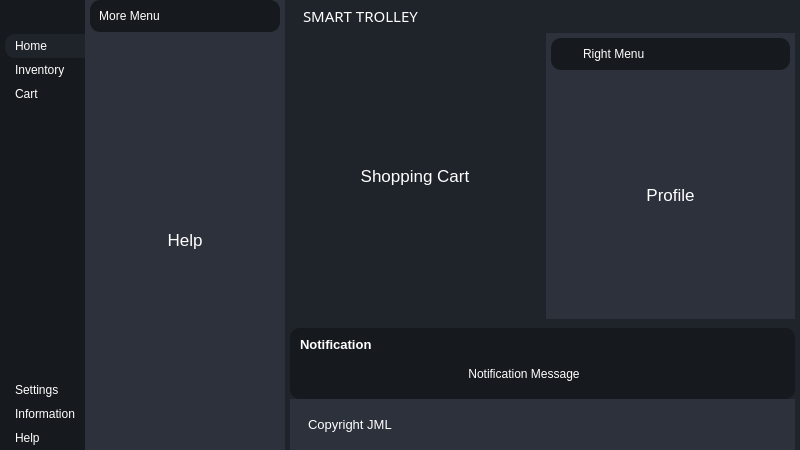
<?xml version="1.0" encoding="UTF-8"?>
<ui version="4.0">
 <class>MainWindow</class>
 <widget class="QMainWindow" name="MainWindow">
  <property name="geometry">
   <rect>
    <x>0</x>
    <y>0</y>
    <width>800</width>
    <height>450</height>
   </rect>
  </property>
  <property name="windowTitle">
   <string>MainWindow</string>
  </property>
  <property name="styleSheet">
   <string notr="true">*{
	border: none;
	background-color: transparent;
	background: transparent;
	padding: 0;
	margin: 0;
	color: #fff;
}

#centralwidget{
	background-color: rgb(31, 35, 42);
}
#LeftMenuSubContainer{
	background-color: rgb(22, 25, 29);
}
#LeftMenuSubContainer QPushButton{
	text-align: left;
	padding: 5px 10px;
	border-top-left-radius: 10px;
	border-bottom-left-radius: 10px;
}

#CenterMenuSubContainer, #RightMenuSubContainer
{
	background-color: #2c313c;
}

#frame_4 , #frame_8, #PopupNotificationContainer{
	background-color: #16191d;
	border-radius: 10px;
}

#headerContainer, #FooterContainer{
	background-color: #2c313c;
}


</string>
  </property>
  <widget class="QWidget" name="centralwidget">
   <property name="styleSheet">
    <string notr="true"/>
   </property>
   <layout class="QHBoxLayout" name="horizontalLayout">
    <property name="spacing">
     <number>0</number>
    </property>
    <property name="leftMargin">
     <number>0</number>
    </property>
    <property name="topMargin">
     <number>0</number>
    </property>
    <property name="rightMargin">
     <number>0</number>
    </property>
    <property name="bottomMargin">
     <number>0</number>
    </property>
    <item alignment="Qt::AlignLeft">
     <widget class="QWidget" name="LeftMenuContainer" native="true">
      <layout class="QVBoxLayout" name="verticalLayout">
       <property name="spacing">
        <number>0</number>
       </property>
       <property name="leftMargin">
        <number>0</number>
       </property>
       <property name="topMargin">
        <number>0</number>
       </property>
       <property name="rightMargin">
        <number>0</number>
       </property>
       <property name="bottomMargin">
        <number>0</number>
       </property>
       <item>
        <widget class="QWidget" name="LeftMenuSubContainer" native="true">
         <layout class="QVBoxLayout" name="verticalLayout_2">
          <property name="spacing">
           <number>0</number>
          </property>
          <property name="leftMargin">
           <number>5</number>
          </property>
          <property name="topMargin">
           <number>0</number>
          </property>
          <property name="rightMargin">
           <number>0</number>
          </property>
          <property name="bottomMargin">
           <number>0</number>
          </property>
          <item alignment="Qt::AlignTop">
           <widget class="QFrame" name="frame">
            <property name="frameShape">
             <enum>QFrame::StyledPanel</enum>
            </property>
            <property name="frameShadow">
             <enum>QFrame::Raised</enum>
            </property>
            <layout class="QHBoxLayout" name="horizontalLayout_2">
             <property name="spacing">
              <number>0</number>
             </property>
             <property name="leftMargin">
              <number>0</number>
             </property>
             <property name="topMargin">
              <number>0</number>
             </property>
             <property name="rightMargin">
              <number>0</number>
             </property>
             <property name="bottomMargin">
              <number>10</number>
             </property>
             <item>
              <widget class="QPushButton" name="menuBtn">
               <property name="toolTip">
                <string>Menu</string>
               </property>
               <property name="text">
                <string/>
               </property>
               <property name="icon">
                <iconset resource="Images/resources.qrc">
                 <normaloff>:/white /White Icons/align-justify.svg</normaloff>:/white /White Icons/align-justify.svg</iconset>
               </property>
               <property name="iconSize">
                <size>
                 <width>24</width>
                 <height>24</height>
                </size>
               </property>
              </widget>
             </item>
            </layout>
           </widget>
          </item>
          <item alignment="Qt::AlignTop">
           <widget class="QFrame" name="frame_2">
            <property name="sizePolicy">
             <sizepolicy hsizetype="Preferred" vsizetype="Preferred">
              <horstretch>0</horstretch>
              <verstretch>0</verstretch>
             </sizepolicy>
            </property>
            <property name="frameShape">
             <enum>QFrame::StyledPanel</enum>
            </property>
            <property name="frameShadow">
             <enum>QFrame::Raised</enum>
            </property>
            <layout class="QVBoxLayout" name="verticalLayout_3">
             <property name="spacing">
              <number>0</number>
             </property>
             <property name="leftMargin">
              <number>0</number>
             </property>
             <property name="topMargin">
              <number>0</number>
             </property>
             <property name="rightMargin">
              <number>0</number>
             </property>
             <property name="bottomMargin">
              <number>0</number>
             </property>
             <item>
              <widget class="QPushButton" name="homeBtn">
               <property name="toolTip">
                <string>Home</string>
               </property>
               <property name="styleSheet">
                <string notr="true">background-color: rgb(31, 35, 42);</string>
               </property>
               <property name="text">
                <string>Home</string>
               </property>
               <property name="icon">
                <iconset resource="Images/resources.qrc">
                 <normaloff>:/white /White Icons/home.svg</normaloff>:/white /White Icons/home.svg</iconset>
               </property>
               <property name="iconSize">
                <size>
                 <width>24</width>
                 <height>24</height>
                </size>
               </property>
              </widget>
             </item>
             <item>
              <widget class="QPushButton" name="inventoryBtn">
               <property name="toolTip">
                <string>Search for items in stock</string>
               </property>
               <property name="text">
                <string>Inventory</string>
               </property>
               <property name="icon">
                <iconset resource="Images/resources.qrc">
                 <normaloff>:/white /White Icons/database.svg</normaloff>:/white /White Icons/database.svg</iconset>
               </property>
               <property name="iconSize">
                <size>
                 <width>24</width>
                 <height>24</height>
                </size>
               </property>
               <property name="shortcut">
                <string/>
               </property>
              </widget>
             </item>
             <item>
              <widget class="QPushButton" name="cartBtn">
               <property name="toolTip">
                <string>View your shopping cart</string>
               </property>
               <property name="text">
                <string>Cart</string>
               </property>
               <property name="icon">
                <iconset resource="Images/resources.qrc">
                 <normaloff>:/white /White Icons/shopping-cart.svg</normaloff>:/white /White Icons/shopping-cart.svg</iconset>
               </property>
               <property name="iconSize">
                <size>
                 <width>24</width>
                 <height>24</height>
                </size>
               </property>
              </widget>
             </item>
            </layout>
           </widget>
          </item>
          <item>
           <spacer name="verticalSpacer">
            <property name="orientation">
             <enum>Qt::Vertical</enum>
            </property>
            <property name="sizeHint" stdset="0">
             <size>
              <width>20</width>
              <height>40</height>
             </size>
            </property>
           </spacer>
          </item>
          <item>
           <widget class="QFrame" name="frame_3">
            <property name="frameShape">
             <enum>QFrame::StyledPanel</enum>
            </property>
            <property name="frameShadow">
             <enum>QFrame::Raised</enum>
            </property>
            <layout class="QVBoxLayout" name="verticalLayout_4">
             <property name="spacing">
              <number>0</number>
             </property>
             <property name="leftMargin">
              <number>0</number>
             </property>
             <property name="topMargin">
              <number>0</number>
             </property>
             <property name="rightMargin">
              <number>0</number>
             </property>
             <property name="bottomMargin">
              <number>0</number>
             </property>
             <item>
              <widget class="QPushButton" name="settingsBtn">
               <property name="toolTip">
                <string>Configure settings </string>
               </property>
               <property name="text">
                <string>Settings</string>
               </property>
               <property name="icon">
                <iconset resource="Images/resources.qrc">
                 <normaloff>:/white /White Icons/settings.svg</normaloff>:/white /White Icons/settings.svg</iconset>
               </property>
               <property name="iconSize">
                <size>
                 <width>24</width>
                 <height>24</height>
                </size>
               </property>
              </widget>
             </item>
             <item>
              <widget class="QPushButton" name="infoBtn">
               <property name="toolTip">
                <string>Information about the device</string>
               </property>
               <property name="text">
                <string>Information</string>
               </property>
               <property name="icon">
                <iconset resource="Images/resources.qrc">
                 <normaloff>:/white /White Icons/info.svg</normaloff>:/white /White Icons/info.svg</iconset>
               </property>
               <property name="iconSize">
                <size>
                 <width>24</width>
                 <height>24</height>
                </size>
               </property>
              </widget>
             </item>
             <item>
              <widget class="QPushButton" name="helpBtn">
               <property name="toolTip">
                <string>More help</string>
               </property>
               <property name="text">
                <string>Help</string>
               </property>
               <property name="icon">
                <iconset resource="Images/resources.qrc">
                 <normaloff>:/white /White Icons/help-circle.svg</normaloff>:/white /White Icons/help-circle.svg</iconset>
               </property>
               <property name="iconSize">
                <size>
                 <width>24</width>
                 <height>24</height>
                </size>
               </property>
              </widget>
             </item>
            </layout>
           </widget>
          </item>
         </layout>
        </widget>
       </item>
      </layout>
     </widget>
    </item>
    <item>
     <widget class="QWidget" name="CenterMenuContainer" native="true">
      <property name="minimumSize">
       <size>
        <width>200</width>
        <height>0</height>
       </size>
      </property>
      <property name="sizeIncrement">
       <size>
        <width>0</width>
        <height>0</height>
       </size>
      </property>
      <property name="baseSize">
       <size>
        <width>0</width>
        <height>0</height>
       </size>
      </property>
      <layout class="QHBoxLayout" name="horizontalLayout_4">
       <property name="spacing">
        <number>0</number>
       </property>
       <property name="leftMargin">
        <number>0</number>
       </property>
       <property name="topMargin">
        <number>0</number>
       </property>
       <property name="rightMargin">
        <number>0</number>
       </property>
       <property name="bottomMargin">
        <number>0</number>
       </property>
       <item alignment="Qt::AlignLeft">
        <widget class="QWidget" name="CenterMenuSubContainer" native="true">
         <property name="minimumSize">
          <size>
           <width>200</width>
           <height>0</height>
          </size>
         </property>
         <property name="styleSheet">
          <string notr="true"/>
         </property>
         <layout class="QVBoxLayout" name="verticalLayout_6">
          <property name="spacing">
           <number>2</number>
          </property>
          <property name="leftMargin">
           <number>5</number>
          </property>
          <property name="topMargin">
           <number>0</number>
          </property>
          <property name="rightMargin">
           <number>5</number>
          </property>
          <property name="bottomMargin">
           <number>5</number>
          </property>
          <item alignment="Qt::AlignTop">
           <widget class="QFrame" name="frame_4">
            <property name="autoFillBackground">
             <bool>false</bool>
            </property>
            <property name="frameShape">
             <enum>QFrame::StyledPanel</enum>
            </property>
            <property name="frameShadow">
             <enum>QFrame::Raised</enum>
            </property>
            <layout class="QHBoxLayout" name="horizontalLayout_3">
             <item alignment="Qt::AlignLeft">
              <widget class="QLabel" name="label">
               <property name="text">
                <string>More Menu</string>
               </property>
               <property name="alignment">
                <set>Qt::AlignCenter</set>
               </property>
              </widget>
             </item>
             <item alignment="Qt::AlignRight">
              <widget class="QPushButton" name="pushButton">
               <property name="toolTip">
                <string>Close Menu</string>
               </property>
               <property name="text">
                <string/>
               </property>
               <property name="icon">
                <iconset resource="Images/resources.qrc">
                 <normaloff>:/white /White Icons/x-circle.svg</normaloff>:/white /White Icons/x-circle.svg</iconset>
               </property>
               <property name="iconSize">
                <size>
                 <width>24</width>
                 <height>24</height>
                </size>
               </property>
              </widget>
             </item>
            </layout>
           </widget>
          </item>
          <item>
           <widget class="QStackedWidget" name="stackedWidget">
            <property name="styleSheet">
             <string notr="true"/>
            </property>
            <property name="currentIndex">
             <number>2</number>
            </property>
            <widget class="QWidget" name="page_3">
             <layout class="QVBoxLayout" name="verticalLayout_5">
              <item>
               <widget class="QLabel" name="label_2">
                <property name="font">
                 <font>
                  <pointsize>13</pointsize>
                 </font>
                </property>
                <property name="text">
                 <string>Settings</string>
                </property>
                <property name="alignment">
                 <set>Qt::AlignCenter</set>
                </property>
               </widget>
              </item>
             </layout>
            </widget>
            <widget class="QWidget" name="page_4">
             <layout class="QVBoxLayout" name="verticalLayout_8">
              <item>
               <widget class="QLabel" name="label_4">
                <property name="font">
                 <font>
                  <pointsize>13</pointsize>
                 </font>
                </property>
                <property name="text">
                 <string>Information</string>
                </property>
                <property name="alignment">
                 <set>Qt::AlignCenter</set>
                </property>
               </widget>
              </item>
             </layout>
            </widget>
            <widget class="QWidget" name="page_5">
             <layout class="QVBoxLayout" name="verticalLayout_7">
              <item>
               <widget class="QLabel" name="label_5">
                <property name="font">
                 <font>
                  <pointsize>13</pointsize>
                 </font>
                </property>
                <property name="text">
                 <string>Help</string>
                </property>
                <property name="alignment">
                 <set>Qt::AlignCenter</set>
                </property>
               </widget>
              </item>
             </layout>
            </widget>
           </widget>
          </item>
         </layout>
        </widget>
       </item>
      </layout>
     </widget>
    </item>
    <item>
     <widget class="QWidget" name="MainBodyContainer" native="true">
      <property name="sizePolicy">
       <sizepolicy hsizetype="Expanding" vsizetype="Preferred">
        <horstretch>0</horstretch>
        <verstretch>0</verstretch>
       </sizepolicy>
      </property>
      <property name="styleSheet">
       <string notr="true"/>
      </property>
      <layout class="QVBoxLayout" name="verticalLayout_9">
       <property name="spacing">
        <number>0</number>
       </property>
       <property name="leftMargin">
        <number>5</number>
       </property>
       <property name="topMargin">
        <number>0</number>
       </property>
       <property name="rightMargin">
        <number>5</number>
       </property>
       <property name="bottomMargin">
        <number>0</number>
       </property>
       <item alignment="Qt::AlignTop">
        <widget class="QWidget" name="HeaderContainer" native="true">
         <layout class="QHBoxLayout" name="horizontalLayout_6">
          <property name="spacing">
           <number>0</number>
          </property>
          <property name="leftMargin">
           <number>0</number>
          </property>
          <property name="topMargin">
           <number>5</number>
          </property>
          <property name="rightMargin">
           <number>0</number>
          </property>
          <property name="bottomMargin">
           <number>6</number>
          </property>
          <item alignment="Qt::AlignLeft">
           <widget class="QFrame" name="frame_5">
            <property name="frameShape">
             <enum>QFrame::StyledPanel</enum>
            </property>
            <property name="frameShadow">
             <enum>QFrame::Raised</enum>
            </property>
            <layout class="QHBoxLayout" name="horizontalLayout_8">
             <property name="leftMargin">
              <number>0</number>
             </property>
             <property name="topMargin">
              <number>0</number>
             </property>
             <property name="rightMargin">
              <number>0</number>
             </property>
             <property name="bottomMargin">
              <number>0</number>
             </property>
             <item>
              <widget class="QLabel" name="label_3">
               <property name="maximumSize">
                <size>
                 <width>30</width>
                 <height>30</height>
                </size>
               </property>
               <property name="text">
                <string/>
               </property>
               <property name="pixmap">
                <pixmap resource="Images/resources.qrc">:/trolley/Trolley.png</pixmap>
               </property>
               <property name="scaledContents">
                <bool>true</bool>
               </property>
              </widget>
             </item>
             <item>
              <widget class="QLabel" name="label_6">
               <property name="font">
                <font>
                 <family>Mongolian Baiti</family>
                 <pointsize>11</pointsize>
                 <weight>50</weight>
                 <bold>false</bold>
                </font>
               </property>
               <property name="text">
                <string>SMART TROLLEY</string>
               </property>
              </widget>
             </item>
            </layout>
           </widget>
          </item>
          <item alignment="Qt::AlignHCenter">
           <widget class="QFrame" name="frame_6">
            <property name="frameShape">
             <enum>QFrame::StyledPanel</enum>
            </property>
            <property name="frameShadow">
             <enum>QFrame::Raised</enum>
            </property>
            <layout class="QHBoxLayout" name="horizontalLayout_7">
             <property name="leftMargin">
              <number>0</number>
             </property>
             <property name="topMargin">
              <number>0</number>
             </property>
             <property name="rightMargin">
              <number>0</number>
             </property>
             <property name="bottomMargin">
              <number>0</number>
             </property>
             <item>
              <widget class="QPushButton" name="pushButton_6">
               <property name="toolTip">
                <string>More</string>
               </property>
               <property name="text">
                <string/>
               </property>
               <property name="icon">
                <iconset resource="Images/resources.qrc">
                 <normaloff>:/white /White Icons/more-horizontal.svg</normaloff>:/white /White Icons/more-horizontal.svg</iconset>
               </property>
               <property name="iconSize">
                <size>
                 <width>24</width>
                 <height>24</height>
                </size>
               </property>
              </widget>
             </item>
             <item>
              <widget class="QPushButton" name="pushButton_5">
               <property name="toolTip">
                <string>Profile</string>
               </property>
               <property name="text">
                <string/>
               </property>
               <property name="icon">
                <iconset resource="Images/resources.qrc">
                 <normaloff>:/white /White Icons/user.svg</normaloff>:/white /White Icons/user.svg</iconset>
               </property>
               <property name="iconSize">
                <size>
                 <width>24</width>
                 <height>24</height>
                </size>
               </property>
              </widget>
             </item>
            </layout>
           </widget>
          </item>
          <item alignment="Qt::AlignRight">
           <widget class="QFrame" name="frame_7">
            <property name="frameShape">
             <enum>QFrame::StyledPanel</enum>
            </property>
            <property name="frameShadow">
             <enum>QFrame::Raised</enum>
            </property>
            <layout class="QHBoxLayout" name="horizontalLayout_5">
             <property name="leftMargin">
              <number>0</number>
             </property>
             <property name="topMargin">
              <number>0</number>
             </property>
             <property name="rightMargin">
              <number>0</number>
             </property>
             <property name="bottomMargin">
              <number>0</number>
             </property>
             <item>
              <widget class="QPushButton" name="pushButton_4">
               <property name="toolTip">
                <string>Minimize Window</string>
               </property>
               <property name="text">
                <string/>
               </property>
               <property name="icon">
                <iconset resource="Images/resources.qrc">
                 <normaloff>:/white /White Icons/minus.svg</normaloff>:/white /White Icons/minus.svg</iconset>
               </property>
               <property name="iconSize">
                <size>
                 <width>16</width>
                 <height>16</height>
                </size>
               </property>
              </widget>
             </item>
             <item>
              <widget class="QPushButton" name="pushButton_3">
               <property name="toolTip">
                <string>Restore Window</string>
               </property>
               <property name="text">
                <string/>
               </property>
               <property name="icon">
                <iconset resource="Images/resources.qrc">
                 <normaloff>:/white /White Icons/square.svg</normaloff>:/white /White Icons/square.svg</iconset>
               </property>
               <property name="iconSize">
                <size>
                 <width>16</width>
                 <height>16</height>
                </size>
               </property>
              </widget>
             </item>
             <item>
              <widget class="QPushButton" name="pushButton_2">
               <property name="toolTip">
                <string>Close Application</string>
               </property>
               <property name="text">
                <string/>
               </property>
               <property name="icon">
                <iconset resource="Images/resources.qrc">
                 <normaloff>:/white /White Icons/x.svg</normaloff>:/white /White Icons/x.svg</iconset>
               </property>
               <property name="iconSize">
                <size>
                 <width>16</width>
                 <height>16</height>
                </size>
               </property>
              </widget>
             </item>
            </layout>
           </widget>
          </item>
         </layout>
        </widget>
       </item>
       <item>
        <widget class="QWidget" name="MainBodyContent" native="true">
         <property name="sizePolicy">
          <sizepolicy hsizetype="Preferred" vsizetype="Expanding">
           <horstretch>0</horstretch>
           <verstretch>0</verstretch>
          </sizepolicy>
         </property>
         <layout class="QHBoxLayout" name="horizontalLayout_9">
          <property name="leftMargin">
           <number>0</number>
          </property>
          <property name="topMargin">
           <number>0</number>
          </property>
          <property name="rightMargin">
           <number>0</number>
          </property>
          <property name="bottomMargin">
           <number>9</number>
          </property>
          <item>
           <widget class="QWidget" name="MainContentsContainer" native="true">
            <layout class="QVBoxLayout" name="verticalLayout_17">
             <item>
              <widget class="QStackedWidget" name="stackedWidget_3">
               <property name="styleSheet">
                <string notr="true"/>
               </property>
               <property name="currentIndex">
                <number>1</number>
               </property>
               <widget class="QWidget" name="page_6">
                <layout class="QVBoxLayout" name="verticalLayout_14">
                 <item>
                  <widget class="QLabel" name="label_8">
                   <property name="font">
                    <font>
                     <pointsize>13</pointsize>
                    </font>
                   </property>
                   <property name="text">
                    <string>Inventory</string>
                   </property>
                   <property name="alignment">
                    <set>Qt::AlignCenter</set>
                   </property>
                  </widget>
                 </item>
                </layout>
               </widget>
               <widget class="QWidget" name="page_9">
                <layout class="QVBoxLayout" name="verticalLayout_15">
                 <item>
                  <widget class="QLabel" name="label_11">
                   <property name="font">
                    <font>
                     <pointsize>13</pointsize>
                    </font>
                   </property>
                   <property name="text">
                    <string>Shopping Cart</string>
                   </property>
                   <property name="alignment">
                    <set>Qt::AlignCenter</set>
                   </property>
                  </widget>
                 </item>
                </layout>
               </widget>
               <widget class="QWidget" name="page_10">
                <layout class="QVBoxLayout" name="verticalLayout_16">
                 <item>
                  <widget class="QLabel" name="label_12">
                   <property name="font">
                    <font>
                     <pointsize>13</pointsize>
                    </font>
                   </property>
                   <property name="text">
                    <string>Home</string>
                   </property>
                   <property name="alignment">
                    <set>Qt::AlignCenter</set>
                   </property>
                  </widget>
                 </item>
                </layout>
               </widget>
              </widget>
             </item>
            </layout>
           </widget>
          </item>
          <item>
           <widget class="QWidget" name="RightMenuContainer" native="true">
            <property name="minimumSize">
             <size>
              <width>200</width>
              <height>0</height>
             </size>
            </property>
            <layout class="QVBoxLayout" name="verticalLayout_10">
             <property name="spacing">
              <number>0</number>
             </property>
             <property name="leftMargin">
              <number>0</number>
             </property>
             <property name="topMargin">
              <number>0</number>
             </property>
             <property name="rightMargin">
              <number>0</number>
             </property>
             <property name="bottomMargin">
              <number>0</number>
             </property>
             <item>
              <widget class="QWidget" name="RightMenuSubContainer" native="true">
               <property name="minimumSize">
                <size>
                 <width>200</width>
                 <height>0</height>
                </size>
               </property>
               <layout class="QVBoxLayout" name="verticalLayout_11">
                <property name="spacing">
                 <number>5</number>
                </property>
                <property name="leftMargin">
                 <number>5</number>
                </property>
                <property name="topMargin">
                 <number>5</number>
                </property>
                <property name="rightMargin">
                 <number>5</number>
                </property>
                <property name="bottomMargin">
                 <number>5</number>
                </property>
                <item>
                 <widget class="QFrame" name="frame_8">
                  <property name="frameShape">
                   <enum>QFrame::StyledPanel</enum>
                  </property>
                  <property name="frameShadow">
                   <enum>QFrame::Raised</enum>
                  </property>
                  <layout class="QHBoxLayout" name="horizontalLayout_10">
                   <item alignment="Qt::AlignHCenter">
                    <widget class="QLabel" name="label_7">
                     <property name="text">
                      <string>Right Menu</string>
                     </property>
                    </widget>
                   </item>
                   <item alignment="Qt::AlignRight">
                    <widget class="QPushButton" name="pushButton_7">
                     <property name="toolTip">
                      <string>Close Menu</string>
                     </property>
                     <property name="text">
                      <string/>
                     </property>
                     <property name="icon">
                      <iconset resource="Images/resources.qrc">
                       <normaloff>:/white /White Icons/x-circle.svg</normaloff>:/white /White Icons/x-circle.svg</iconset>
                     </property>
                     <property name="iconSize">
                      <size>
                       <width>24</width>
                       <height>24</height>
                      </size>
                     </property>
                    </widget>
                   </item>
                  </layout>
                 </widget>
                </item>
                <item>
                 <widget class="QStackedWidget" name="stackedWidget_2">
                  <property name="styleSheet">
                   <string notr="true"/>
                  </property>
                  <property name="currentIndex">
                   <number>1</number>
                  </property>
                  <widget class="QWidget" name="page_7">
                   <layout class="QVBoxLayout" name="verticalLayout_12">
                    <item>
                     <widget class="QLabel" name="label_9">
                      <property name="font">
                       <font>
                        <pointsize>13</pointsize>
                       </font>
                      </property>
                      <property name="text">
                       <string>More ...</string>
                      </property>
                      <property name="alignment">
                       <set>Qt::AlignCenter</set>
                      </property>
                     </widget>
                    </item>
                   </layout>
                  </widget>
                  <widget class="QWidget" name="page_8">
                   <layout class="QVBoxLayout" name="verticalLayout_13">
                    <item>
                     <widget class="QLabel" name="label_10">
                      <property name="font">
                       <font>
                        <pointsize>13</pointsize>
                       </font>
                      </property>
                      <property name="text">
                       <string>Profile</string>
                      </property>
                      <property name="alignment">
                       <set>Qt::AlignCenter</set>
                      </property>
                     </widget>
                    </item>
                   </layout>
                  </widget>
                 </widget>
                </item>
               </layout>
              </widget>
             </item>
            </layout>
           </widget>
          </item>
         </layout>
        </widget>
       </item>
       <item alignment="Qt::AlignBottom">
        <widget class="QWidget" name="PopupNotificationContainer" native="true">
         <property name="sizePolicy">
          <sizepolicy hsizetype="Preferred" vsizetype="Minimum">
           <horstretch>0</horstretch>
           <verstretch>0</verstretch>
          </sizepolicy>
         </property>
         <layout class="QVBoxLayout" name="verticalLayout_18">
          <property name="leftMargin">
           <number>10</number>
          </property>
          <item>
           <widget class="QLabel" name="label_14">
            <property name="font">
             <font>
              <pointsize>10</pointsize>
              <weight>75</weight>
              <bold>true</bold>
             </font>
            </property>
            <property name="text">
             <string>Notification</string>
            </property>
           </widget>
          </item>
          <item>
           <widget class="QFrame" name="PopupSubNotificationContainer">
            <property name="frameShape">
             <enum>QFrame::StyledPanel</enum>
            </property>
            <property name="frameShadow">
             <enum>QFrame::Raised</enum>
            </property>
            <layout class="QHBoxLayout" name="horizontalLayout_11">
             <item>
              <widget class="QLabel" name="label_13">
               <property name="sizePolicy">
                <sizepolicy hsizetype="Expanding" vsizetype="Preferred">
                 <horstretch>0</horstretch>
                 <verstretch>0</verstretch>
                </sizepolicy>
               </property>
               <property name="text">
                <string>Notification Message</string>
               </property>
               <property name="alignment">
                <set>Qt::AlignCenter</set>
               </property>
              </widget>
             </item>
             <item alignment="Qt::AlignRight">
              <widget class="QPushButton" name="pushButton_8">
               <property name="text">
                <string/>
               </property>
               <property name="icon">
                <iconset resource="Images/resources.qrc">
                 <normaloff>:/white /White Icons/x-octagon.svg</normaloff>:/white /White Icons/x-octagon.svg</iconset>
               </property>
               <property name="iconSize">
                <size>
                 <width>24</width>
                 <height>24</height>
                </size>
               </property>
              </widget>
             </item>
            </layout>
           </widget>
          </item>
         </layout>
        </widget>
       </item>
       <item>
        <widget class="QWidget" name="FooterContainer" native="true">
         <layout class="QHBoxLayout" name="horizontalLayout_12">
          <item>
           <widget class="QFrame" name="frame_10">
            <property name="frameShape">
             <enum>QFrame::StyledPanel</enum>
            </property>
            <property name="frameShadow">
             <enum>QFrame::Raised</enum>
            </property>
            <layout class="QHBoxLayout" name="horizontalLayout_13">
             <item>
              <widget class="QLabel" name="label_15">
               <property name="font">
                <font>
                 <pointsize>10</pointsize>
                </font>
               </property>
               <property name="text">
                <string>Copyright JML</string>
               </property>
              </widget>
             </item>
            </layout>
           </widget>
          </item>
          <item>
           <widget class="QFrame" name="SizeGrip">
            <property name="maximumSize">
             <size>
              <width>10</width>
              <height>10</height>
             </size>
            </property>
            <property name="frameShape">
             <enum>QFrame::StyledPanel</enum>
            </property>
            <property name="frameShadow">
             <enum>QFrame::Raised</enum>
            </property>
           </widget>
          </item>
         </layout>
        </widget>
       </item>
      </layout>
     </widget>
    </item>
   </layout>
  </widget>
 </widget>
 <resources>
  <include location="Images/resources.qrc"/>
 </resources>
 <connections/>
</ui>
